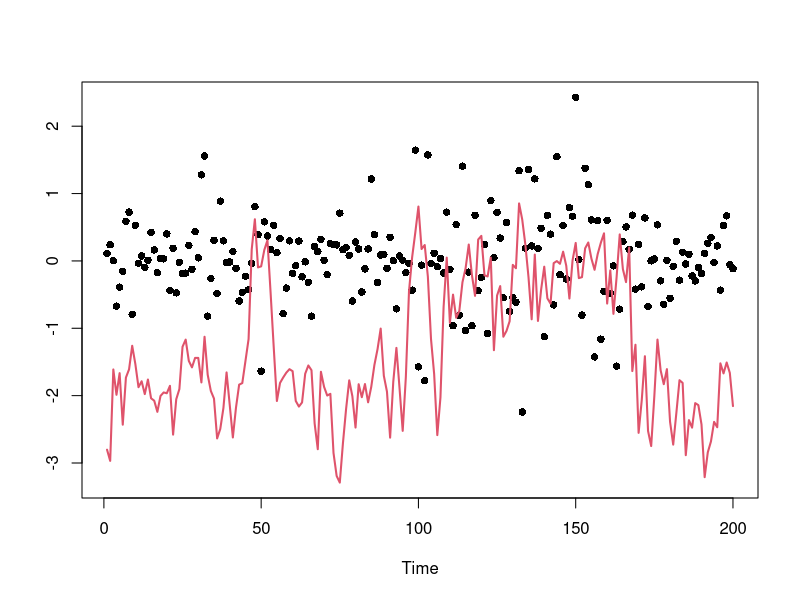
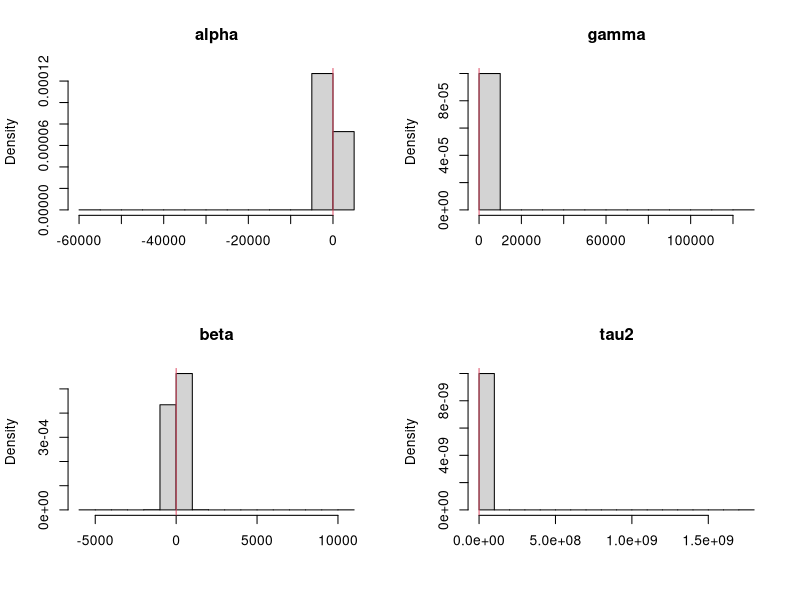
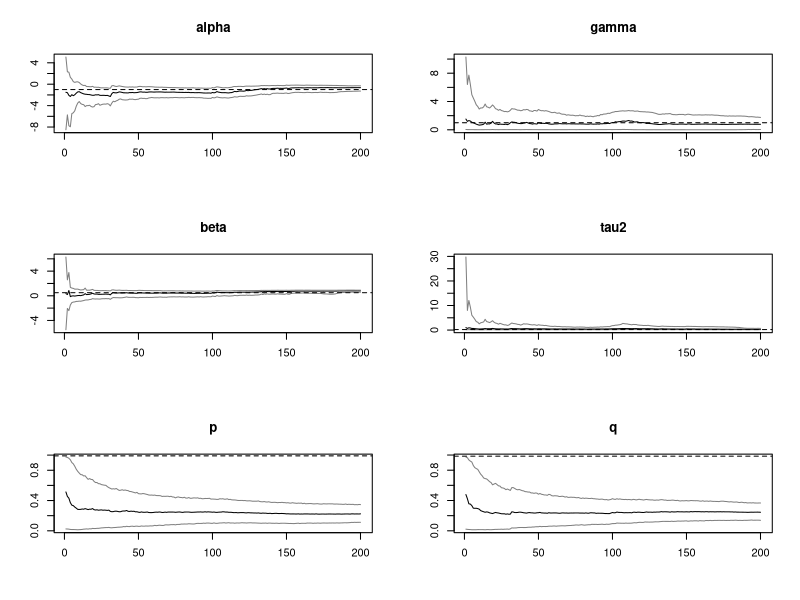
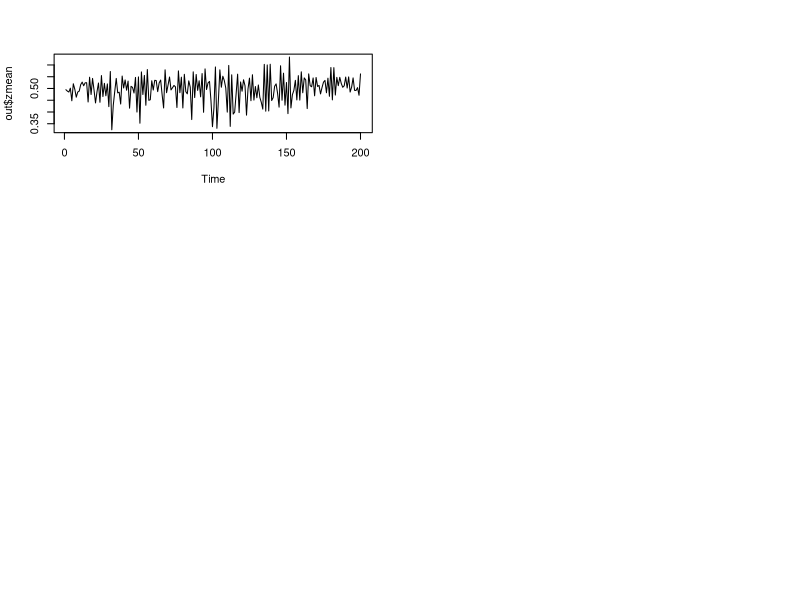
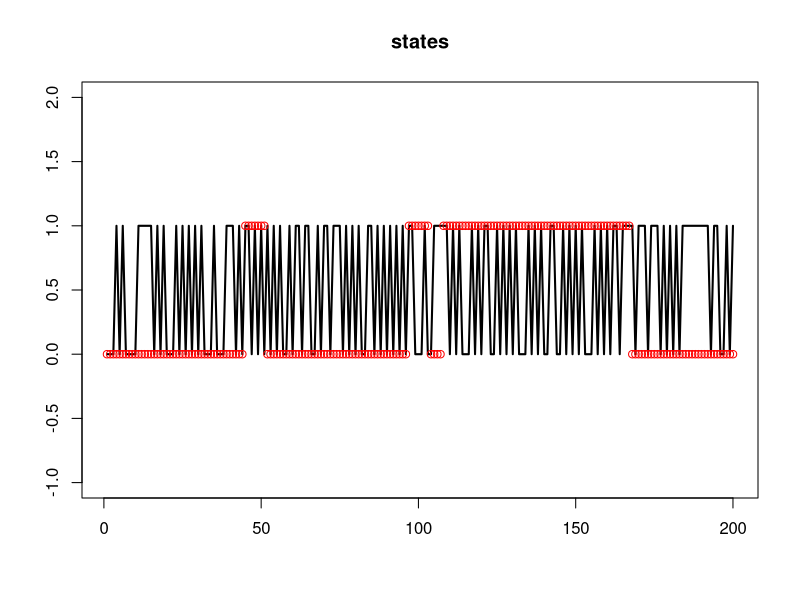

The R script that drew these images, in order:
library(msm)
svm.pl = function(y,alphas,betas,tau2s,ps,qs,xs,zs){#,b0,B0,c0,d0){
  n      = length(y)
  
  N      = length(xs)
  nmix   = 7  
  mu     = matrix(c(-11.40039,-5.24321,-9.83726,1.50746,-0.65098,0.52478,-2.35859),
                  N,nmix,byrow=TRUE)
  sig2   = matrix(c(5.795960,2.613690,5.179500,0.167350,0.640090,0.340230,1.262610),
                  N,nmix,byrow=TRUE)
  q      = matrix(c(0.007300,0.105560,0.000020,0.043950,0.340010,0.245660,0.257500),
                  N,nmix,byrow=TRUE) 
  
  quants = array(0,c(n,8,3))
  z      = log(y^2)
  #   z = y
  s      = matrix(0,N,15)
  zmean=rep(0,n)
  
  s[,1] = 1/B0[1]
  s[,2] = 0
  s[,3] = 0
  s[,4] = 1/B0[2]
  s[,5] = 0
  s[,6] = 1/B0[2]
  s[,7] = s[,1]*b0[1]+s[,2]*b0[2]+s[,3]*b0[3]
  s[,8] = s[,2]*b0[1]+s[,4]*b0[2]+s[,5]*b0[3]
  s[,9] = s[,3]*b0[1]+s[,5]*b0[2]+s[,6]*b0[3]
  s[,10] = c0
  s[,11] = d0
  s[,12] = 0
  s[,13] = 0
  s[,14] = 0
  s[,15] = 0
  blk.A = s[,4]*s[,6] - s[,5]^2
  blk.B = -(s[,2]*s[,6]-s[,3]*s[,5])
  blk.C = s[,2]*s[,5]-s[,3]*s[,5]
  #   blk.D = blk.B
  blk.E = s[,1]*s[,6]-s[,3]^2
  blk.F = -(s[,3]*s[,5]-s[,2]*s[,3])
  #   blk.G = blk.C
  #   blk.H = blk.F
  blk.I  = s[,1]*s[,4]-s[,2]^2
  
  m    = s[,1]*blk.A + s[,2] * blk.B + s[,3] * blk.C
  b1   = (s[,7]*blk.A + s[,8] * blk.B + s[,9] * blk.C)/m
  b2   = (s[,7]*blk.B + s[,8] * blk.E + s[,9] * blk.F)/m
  b3   = (s[,7]*blk.C + s[,8] * blk.F + s[,9] * blk.I)/m
  zs1 = zs
  for (t in 1:n){
    
    zo = zs1
    
#     print(zo)
    zero.index = zo == 0
    one.index = zo == 1
    ll = sum(zero.index)
#     print(zero.index)
#     print(1-ps[zero.index])
#     print(qs[one.index])
    zs[zero.index]     = rbinom(ll,1,1-ps[zero.index])
    zs[one.index]      = rbinom(N-ll,1,qs[one.index])
#     print(zs)
    #print(t)
#     mus1    = matrix(alphas+gammas+betas*xs,N,nmix)
#     mus    = matrix(alphas+betas*xs,N,nmix)
    mus = matrix(alphas+gammas*zs+betas*xs,N,nmix)
#     print(mus)
    #     print(mus[1,])
    #     scan(n=1)
        probs  = q*dnorm(z[t],mus+mu,sqrt(sig2+tau2s))
#     switch1 = qs*zs + (1-zs)*(1-ps)
#     switch0 = 1-switch1 #(1-zs)*ps + zs*(1-qs)
#     left = q*(dnorm(z[t],mus1+mu,sqrt(sig2+tau2s)))
#     right = q*(dnorm(z[t],mus+mu,sqrt(sig2+tau2s)))
#     probs = left*switch1+right*switch0
#     lefts = apply(left,1,sum)
#     rights = apply(right,1,sum)
#     weight = lefts*switch1+rights*switch0
        weight = apply(probs,1,sum)
    
    #     scan(n=1)
    k      = sample(1:N,size=N,replace=TRUE,prob=weight)
    #     print(probs[1,])
    #     scan(n=1)
    
    xs1    = xs[k]
    zs1    = zs[k]
#     print(zs1)
    probs  = probs[k,]
    mus    = mus[k,]
#     mus1   = mus1[k,]
    alphas = alphas[k]
    gammas = gammas[k]
    betas  = betas[k]
    tau2s  = tau2s[k]
    ps = ps[k]
    qs = qs[k]
    so     = s[k,]
    b1o  = b1[k]
    b2o  = b2[k]    
    b3o  = b3[k]
    
    

    
    
#     switch1 = qs*zs1 + (1-zs1)*(1-ps)
#     switch0 = 1-switch1 #(1-zs1)*ps + zs1*(1-qs)
    
    #     zs = zz[t+1,]
#     pp = lefts[k]*switch1/weight[k]
#     qq = rights[k]*switch0/weight[k]
    
    
    #     print(sum(pp<1))
    #     print(sum(qq<1))
    

    
    #     scan(n=1)
    #     print(zs)
    tau2ss = matrix(tau2s,N,nmix)
    vars   = 1/(1/sig2+1/tau2ss)
    sds    = sqrt(vars)
#     mus.temp = matrix(alphas+gammas*zs+betas*xs1,N,nmix)
    means  = vars*((z[t]-mu)/sig2 + mus/tau2ss)
    for (i in 1:N){
      comp  = sample(1:nmix,size=1,prob=probs[i,])
      xs[i] = rnorm(1,means[i,comp],sds[i,comp])
    }
    
    
    
    s[,1]  = so[,1] + 1
    s[,2]  = so[,2] + zs1
    s[,3]  = so[,3] + xs1
    s[,4]  = so[,4] + zs1^2
    s[,5]  = so[,5] + zs1*xs1
    s[,6]  = so[,6] + xs1^2
    s[,7]  = so[,7] + xs
    s[,8]  = so[,8] + xs*zs1
    s[,9]  = so[,9] + xs*xs1
    s[,10]  = so[,10] + 1
    
    zero.index = zo == 0
    one.index = zo == 1
    

    s[zero.index,12] = so[zero.index,12]+zo[zero.index]-zs1[zero.index]+1
    s[zero.index,13] = so[zero.index,13]+zs1[zero.index]
    s[one.index,14] = so[one.index,14]+zo[one.index]-zs1[one.index]
    s[one.index,15] = so[one.index,15]+zs1[one.index]-zo[one.index]+1
    
#     print(s[,12:15])
    blk.A = s[,4]*s[,6] - s[,5]^2
    blk.B = -(s[,2]*s[,6]-s[,3]*s[,5])
    blk.C = s[,2]*s[,5]-s[,3]*s[,4]
    #   blk.D = blk.B
    blk.E = s[,1]*s[,6]-s[,3]^2
    blk.F = -(s[,1]*s[,5]-s[,2]*s[,3])
    #   blk.G = blk.C
    #   blk.H = blk.F
    blk.I  = s[,1]*s[,4]-s[,2]^2
    
    
    # determinant of Binv matrix
    m    = s[,1]*blk.A + s[,2] * blk.B + s[,3] * blk.C
    
    # b_{t} =  inv(Binv_{t}) x (Binv_{t-1} * b_{t-1})     
    b1   = (s[,7]*blk.A + s[,8] * blk.B + s[,9] * blk.C)/m
    b2   = (s[,7]*blk.B + s[,8] * blk.E + s[,9] * blk.F)/m
    b3   = (s[,7]*blk.C + s[,8] * blk.F + s[,9] * blk.I)/m
    
    s[,11]  = so[,11] + (xs-b1-b2*zs1-b3*xs1)*xs + (b1o-b1)*so[,7]+(b2o-b2)*so[,8]+(b3o-b3)*so[,9]
    
    tau2s  = 1/rgamma(N,s[,10]/2,s[,11]/2)
    std    = sqrt(tau2s/m)
    
    norm   = cbind(rnorm(N,0,std),rnorm(N,0,std),rnorm(N,0,std))
    
    # cholesky decomposition of B, thus inv(Binv)    
    L11 = sqrt(blk.A)
    L21 = blk.B/L11
    L31 = blk.C/L11
    
    L22 = sqrt(blk.E - L21^2)
    L32 = (blk.F-L31*L21)/L22
    
    L33 = sqrt(blk.I - L31^2 - L32^2)
    
    alphas = b1 + L11*norm[,1]
    gammas = b2 + L21*norm[,1]+L22*norm[,2]
    #     gamma.mean = b2[b2>0]
    
    #     gammas = rtnorm(N,mean=b2,lower=0)
    betas  = b3 + L31*norm[,1] + L32 * norm[,2] + L33 * norm[,3]
    
    gamma.mean = b2 - 1/s[,4]*(s[,2]*(alphas-b1)+s[,5]*(betas-b3))
    gammas = rtnorm(N,gamma.mean,sd = sqrt(tau2s/s[,4]),lower=0)
    
    ps = rbeta(N,s[,12]+1,s[,13]+1)
    qs = rbeta(N,s[,15]+1,s[,14]+1)
#     print(ps)
#     print(qs)
#     scan(n=1)
    # Storing quantiles
    quants[t,1,] = quantile(alphas,c(0.025,0.5,0.975))
    quants[t,2,] = quantile(gammas,c(0.025,0.5,0.975))
    quants[t,3,] = quantile(betas,c(0.025,0.5,0.975))  
    quants[t,4,] = quantile(tau2s,c(0.025,0.5,0.975))  
    quants[t,5,] = quantile(ps,c(0.025,0.5,0.975))  
    quants[t,6,] = quantile(qs,c(0.025,0.5,0.975))  
    quants[t,7,] = quantile(zs,c(0.025,0.5,0.975))
    quants[t,8,] = quantile(exp(xs/2),c(0.025,0.5,0.975))
    zmean[t] =  mean(zs)
  }
  return(list(quants=quants,zmean=zmean))
}
PL = function(y,alphas,betas,tau2s,ps,qs,xs,zs){
  n      = length(y)
  N      = length(xs)
  quants = array(0,c(n,7,3))
  
  
  
  #   zz = matrix(zs,n,N)
  s  = matrix(0,N,15)
  # matrix Binv looks like
  # | s1   s2    s3 |
  # | s2   s4    s5 |
  # | s3   s5    s6 |
  
  s[,1] = 1/B0[1]
  s[,2] = 0
  s[,3] = 0
  s[,4] = 1/B0[2]
  s[,5] = 0
  s[,6] = 1/B0[2]
  s[,7] = s[,1]*b0[1]+s[,2]*b0[2]+s[,3]*b0[3]
  s[,8] = s[,2]*b0[1]+s[,4]*b0[2]+s[,5]*b0[3]
  s[,9] = s[,3]*b0[1]+s[,5]*b0[2]+s[,6]*b0[3]
  s[,10] = c0
  s[,11] = d0
  s[,12] = 1
  s[,13] = 1
  s[,14] = 1
  s[,15] = 1
  
  blk.A = s[,4]*s[,6] - s[,5]^2
  blk.B = -(s[,2]*s[,6]-s[,3]*s[,5])
  blk.C = s[,2]*s[,5]-s[,3]*s[,5]
  #   blk.D = blk.B
  blk.E = s[,1]*s[,6]-s[,3]^2
  blk.F = -(s[,3]*s[,5]-s[,2]*s[,3])
  #   blk.G = blk.C
  #   blk.H = blk.F
  blk.I  = s[,1]*s[,4]-s[,2]^2
  
  m    = s[,1]*blk.A + s[,2] * blk.B + s[,3] * blk.C
  b1   = (s[,7]*blk.A + s[,8] * blk.B + s[,9] * blk.C)/m
  b2   = (s[,7]*blk.B + s[,8] * blk.E + s[,9] * blk.F)/m
  b3   = (s[,7]*blk.C + s[,8] * blk.F + s[,9] * blk.I)/m
  
  
  for (t in 1:n){
    #     zs = zz[t,]
    # Resampling
    mus    = alphas+gammas+betas*xs
    stdevs = exp(mus/2)
    stdevs1 = exp((alphas+betas*xs)/2)
    weight = dnorm(y[t],0,stdevs)*(qs+(1-zs)*(1-ps)) + dnorm(y[t],0,stdevs1)*((1-zs)*ps+zs*(1-qs))
    #     weight = dnorm(y[t],0,stdevs)
    k      = sample(1:N,size=N,replace=T,prob=weight)
    alphas = alphas[k]
    betas  = betas[k]
    tau2s  = tau2s[k]
    gammas = gammas[k]
    ps = ps[k]
    qs = qs[k]
    
    mus    = mus[k]
    xs1    = xs[k]
    zs1    = zs[k]
    sig2s = exp(xs1)
    # Propagating
    vars   = 1/(1/sig2s+1/tau2s)
    sds    = sqrt(vars)
    means  =  vars*(mus/tau2s +y[t]/sig2s)
    zero.index = zs1 == 0
    one.index = zs1 == 1
    ll = sum(zero.index)
    #     zs = zz[t+1,]
    zs[zero.index]     = rbinom(ll,1,1-ps[zero.index])
    zs[one.index]      = rbinom(N-ll,1,qs[one.index])
    #     mus    = alphas+gammas*zs+betas*xs1
    xs     = rnorm(N,means,sds)
    xs = alphas+betas*xs + gammas*zs + rnorm(N,0,sqrt(tau2s))
    
    #     print(zs)
    #     print(qs)
    #     print(ps)
    so     = s[k,]
    #     print(s[,12:15])
    #     print(so[,12:15])
    #     print(k)
    #     scan(n=1)
    b1o  = b1[k]
    b2o  = b2[k] 
    b3o  = b3[k]
    # Updating sufficient stats
    s[,1]  = so[,1] + 1
    s[,2]  = so[,2] + zs1
    s[,3]  = so[,3] + xs1
    s[,4]  = so[,4] + zs1^2
    s[,5]  = so[,5] + zs1*xs1
    s[,6]  = so[,6] + xs1^2
    s[,7]  = so[,7] + xs
    s[,8]  = so[,8] + xs*zs1
    s[,9]  = so[,9] + xs*xs1
    s[,10]  = so[,10] + 1
    
    s[zero.index,12] = so[zero.index,12]+zs1[zero.index]-zs[zero.index]+1
    s[zero.index,13] = so[zero.index,13]+zs[zero.index]
    s[one.index,14] = so[one.index,14]+zs1[one.index]-zs[one.index]
    s[one.index,15] = so[one.index,15]+zs[one.index]-zs1[one.index]+1
    #     
    #     print(s[,12:15])
    #     print(zs1)
    #     print(zs)
    #     print(zs1[zero.index]-zs[zero.index]+1)
    #     print(zs[zero.index])
    #     print(zs1[one.index]-zs[one.index])
    #     print(zs[one.index]-zs1[one.index]+1)
    #     scan(n=1)
    blk.A = s[,4]*s[,6] - s[,5]^2
    blk.B = -(s[,2]*s[,6]-s[,3]*s[,5])
    blk.C = s[,2]*s[,5]-s[,3]*s[,4]
    #   blk.D = blk.B
    blk.E = s[,1]*s[,6]-s[,3]^2
    blk.F = -(s[,1]*s[,5]-s[,2]*s[,3])
    #   blk.G = blk.C
    #   blk.H = blk.F
    blk.I  = s[,1]*s[,4]-s[,2]^2
    
    
    #     ti = scan(n=1)
    #     print(s[ti,])
    
    
    # determinant of Binv matrix
    m    = s[,1]*blk.A + s[,2] * blk.B + s[,3] * blk.C
    
    #     AA = matrix(c(s[ti,1],s[ti,2],s[ti,3],s[ti,2],s[ti,4],s[ti,5],s[ti,3],s[ti,5],s[ti,6]),3,3)
    #     
    #     print(solve(AA))
    #     print(AA)
    #     print(matrix(c(blk.A[ti],blk.B[ti],blk.C[ti], blk.B[ti],blk.E[ti], blk.F[ti], blk.C[ti], blk.F[ti], blk.I[ti]),3,3)/m[ti])
    #      print(c(blk.A[1]/m[1],blk.B[1]/m[1],blk.C[1]/m[1]))
    #      print(solve(AA))
    # b_{t} =  inv(Binv_{t}) x (Binv_{t-1} * b_{t-1})     
    b1   = (s[,7]*blk.A + s[,8] * blk.B + s[,9] * blk.C)/m
    b2   = (s[,7]*blk.B + s[,8] * blk.E + s[,9] * blk.F)/m
    b3   = (s[,7]*blk.C + s[,8] * blk.F + s[,9] * blk.I)/m
    #
    
    #     print('b2')
    #     print((s[,7]*blk.B)[ti])
    # print((blk.F)[ti])
    # print((s[,9])[ti])
    #     print(m[ti])
    #     print(b2[ti])
    #     F.new = rbind(1,zs1[ti],xs1[ti])
    #     C.old = diag(B0,3)
    #     Q = 1
    # #     print(zs1[ti])
    #     D1 = t(F.new) %*% C.old%*% F.new + Q 
    #       
    #       
    #       #       C0 = diag(B0,2)
    #       #       print( C0 %*%F.new[,j]  %*% solve(D1) %*% (xs[1]-t(F.new[,j])%*%b0))
    #       CF = C.old %*% F.new
    # #       
    #       D.new = t(F.new)  %*% CF +Q
    #       D.inv = solve(D.new)
    # #       print(D.inv)
    #     
    #       m.old = b0
    # #       print(D.new)
    # #       print(CF %*% D.inv %*% (xs[j]-t(F.new[,j]) %*% m.old[j,]))
    # #       m.old = m.old + CF %*% D.inv %*% (xs[1]-t(F.new) %*% m.old)
    # #     print(D.inv %*% (xs[3]-t(F.new) %*% m.old))
    #     
    #       C.old = C.old - CF %*% D.inv  %*% t(F.new) %*% C.old
    #       d0 = d0 + t(xs[ti]-t(F.new)%*% m.old)%*% D.inv %*% (xs[ti]-t(F.new) %*% m.old)
    #     m.old = m.old + CF %*% D.inv %*% (xs[ti]-t(F.new) %*% m.old)
    #     print(d0)
    #     print(C.old)
    #     print(chol(C.old))
    #     print(m.old)
    #     print(c(b1[ti],b2[ti],b3[ti]))
    #     print(F.new)
    #     print(m.old)
    #     print(c(b1o[3],b2o[3],b3o[3]))
    #     print(c(zs1[3],xs1[3]))
    #     print(((xs-b1-b2*zs1-b3*xs1)*xs+(b1o-b1)*so[,7]+(b2o-b2)*so[,8]+(b3o-b3)*so[,9])[3])
    #       print(m.old)
    #     print(c(b1[1],b2[1],b3[1]))
    #     scan(n=1)
    #     
    #print(xs)
    s[,11]  = so[,11] + (xs-b1-b2*zs1-b3*xs1)*xs + (b1o-b1)*so[,7]+(b2o-b2)*so[,8]+(b3o-b3)*so[,9]
    #     print(s[ti,11])
    tau2s  = 1/rgamma(N,s[,10]/2,s[,11]/2)
    std    = sqrt(tau2s/m)
    
    norm   = cbind(rnorm(N,0,std),rnorm(N,0,std),rnorm(N,0,std))
    
    # cholesky decomposition of B, thus inv(Binv)
    
    L11 = sqrt(blk.A)
    #     print(L11[ti])
    L21 = blk.B/L11
    #     print(L21[ti])
    L31 = blk.C/L11
    #     print(L31[ti])
    
    L22 = sqrt(blk.E - L21^2)
    #     print(L22[ti])
    L32 = (blk.F-L31*L21)/L22
    #     print(L32[ti])
    L33 = sqrt(blk.I - L31^2 - L32^2)
    #     print(L33[ti]))
    
    alphas = b1 + L11*norm[,1]
    gammas = b2 + L21*norm[,1]+L22*norm[,2]
    #     gamma.mean = b2[b2>0]
    
    #     gammas = rtnorm(N,mean=b2,lower=0)
    betas  = b3 + L31*norm[,1] + L32 * norm[,2] + L33 * norm[,3]
    
    #     gamma.mean = b2 - 1/s[,4]*(s[,2]*(alphas-b1)+s[,5]*(betas-b3))
    #     gammas = rtnorm(N,gamma.mean,sd = sqrt(tau2s/s[,4]),lower=0)
    
    ps = rbeta(N,s[,12]+1,s[,13]+1)
    qs = rbeta(N,s[,15]+1,s[,14]+1)
    # Storing quantiles
    quants[t,1,] = quantile(alphas,c(0.025,0.5,0.975))
    quants[t,2,] = quantile(gammas,c(0.025,0.5,0.975))
    quants[t,3,] = quantile(betas,c(0.025,0.5,0.975))  
    quants[t,4,] = quantile(tau2s,c(0.025,0.5,0.975))  
    quants[t,5,] = quantile(ps,c(0.025,0.5,0.975))  
    quants[t,6,] = quantile(qs,c(0.025,0.5,0.975))  
    quants[t,7,] = quantile(zs,c(0.025,0.5,0.975))
    
  }
  
  return(quants)
}

# Simulated data
# set.seed(98765)
n     =  200
alpha =  -1
gamma = 1
beta  =  0.5
tau2  =  .2
#sig2  =  1.0
tau   = sqrt(tau2)
p0 = .99
q0 = .985

x     = rep(alpha/(1-beta),n+1)
S = rep(0,n+1)
S[1] = rbinom(1,1,p0/(1-q0)/100)
true  = c(alpha,gamma,beta,tau2,p0,q0)
names = c("alpha","gamma","beta","tau2","p","q")

# S = c(1,1,1,1,1,0,0,0,0,0,0)
for (t in 2:(n+1))
{
  if (S[t-1] == 0)
    S[t] = rbinom(1,1,1-p0)
  if (S[t-1] == 1)
    S[t] = rbinom(1,1,q0)
  
  x[t] = alpha+gamma*S[t]+beta*x[t-1]+tau*rnorm(1)}
x = x[2:(n+1)]
y = rnorm(n,0,exp(x/2))
print(S)
par(mfrow=c(1,1))
plot(y,ylim=range(x,y),xlab="Time",ylab="",main="",pch=16)
lines(x,col=2,lwd=2)

# data = read.csv('OILPRICE.csv')
# prices = data[,2]
# n = length(prices)
# returns = diff(prices)/prices[1:(n-1)]
# logreturns = log(prices[2:n]/prices[1:(n-1)])[300:(n-1)]
# n = length(logreturns)
# y = returns[300:n]+rnorm(n-299,0,.00001)
# Prior hyperparameters
# ---------------------
m0    = 0.0


C0 = 10
c0    = 1
d0    = 1
tau20 = tau2
b0    = c(alpha,gamma,beta)
B0    = c(1,1,1)/tau20
sC0   = sqrt(C0)
sB0   = sqrt(B0)

# ONE LONG PL FILTER
# ------------------
# set.seed(246521)
N      = 10000
xs     = rnorm(N,m0,sC0)
zs = rbinom(N,1,.5)
tau2s  = 1/rgamma(N,c0/2,d0/2)
taus   = sqrt(tau2s)
alphas = rnorm(N,b0[1],taus*sB0[1])
gammas = rtnorm(N,b0[2],taus*sB0[2],lower=0)
betas  = rnorm(N,b0[3],taus*sB0[3])
ps  = rbeta(N,1,1)
qs = rbeta(N,1,1)
pars   = cbind(alphas,gammas,betas,tau2s,ps,qs)
par(mfrow=c(2,2))
for (i in 1:4){
  hist(pars[,i],prob=TRUE,xlab="",main=names[i])
  abline(v=true[i],col=2)
}
print(date())
# plm    = PL(y,alphas,betas,tau2s,ps,qs,xs,zs)
out   = svm.pl(y,alphas,betas,tau2s,ps,qs,xs,zs)
plm = out$quants

print(date())
cols = c(grey(0.5),1,grey(0.5))
ind  = 1:length(y)
n1   = length(ind)
par(mfrow=c(3,2))
for (i in 1:6){
  ts.plot(plm[ind,i,],xlab="",ylab="",main=names[i],col=cols,ylim=range(plm[ind,i,]))
  abline(h=true[i],lty=2)
}


# par(mfrow=c(1,1))
# ts.plot(cbind(2*plm[,8,2],-2*plm[,8,2]))
# lines(returns*100,col='red')

ts.plot(out$zmean)
par(mfrow=c(1,1))
ts.plot(plm[,7,2],xlab="",ylab="",main="states",col=1,ylim=c(-1,2),lwd=2)
points(S[2:(n+1)],col='red',ylim=c(-1,2),lwd=1)


# Particle filters
# ----------------
# set.seed(246521)
# N    = 1000
# nsim = 100
# a    = 0.95
# qs   = array(0,c(nsim,n,4,3))
# for (s in 1:nsim){
#   print(s)
#   xs         = rnorm(N,m0,sC0)
#   tau2s      = 1/rgamma(N,c0/2,d0/2)
#   taus       = sqrt(tau2s)
#   alphas     = rnorm(N,b0[1],taus*sB0[1])
#   betas      = rnorm(N,b0[2],taus*sB0[2])
# #   qs[1,s,,,] = LW(y,alphas,betas,tau2s,sig2s,xs,a)
# #   qs[2,s,,,] = Storvik(y,alphas,betas,tau2s,sig2s,xs)
#   qs[s,,,] = PL(y,alphas,betas,tau2s,xs) 
# }
# 
# 
# 
# cols = c(grey(0.5),1,grey(0.5))
# ind  = 10:n
# n1   = length(ind)
# par(mfrow=c(2,2))
# for (i in 1:4){
#   ts.plot(qs[50,,i,],xlab="",ylab="",main=names[i],col=cols,ylim=range(plm[ind,i,]))
#   abline(h=true[i],lty=2)
# }
# 
# 
# # Mean square error
# quants = c("2.5th","50th","97.5th")
# filter = "PL"
# mse    = array(0,c(n1,4,3))
#   for (k in 1:3) 
#     for (i in 1:nsim) 
#       mse[,k,]=mse[,k,]+(qs[i,ind,k,]-plm[ind,k,])^2
# sq.mse = sqrt(mse/nsim)  
# 
# 
# cols = c(grey(0.75),grey(0.5),grey(0.75))
# #cols = c(3,2,5)
# par(mfrow=c(3,1))
# for (k in 1:3){
#   L = min(qs[,ind,k,])
#   U = max(qs[,ind,k,])
# 
#     plot(qs[1,,k,1],ylab=names[k],xlab="Time",main=filter,ylim=c(L,U),type="l",col=cols[1])
#     for (i in c(1,3,2)) for (j in 1:nsim) lines(qs[j,,k,i],col=cols[i])
#     for (i in c(1,3,2)) lines(plm[,k,i],lwd=1,col=1)  
#   
# }  
# 
# 
# 
# cols = c(grey(0.3),gray(0.5),grey(0.7))
# U    = c(0.275,0.175,0.45,1.25)
# par(mfrow=c(2,2))
# for (i in 1:3){
#   boxplot(sq.mse[1,,i,1],sq.mse[2,,i,1],sq.mse[3,,i,1],
#           sq.mse[1,,i,2],sq.mse[2,,i,2],sq.mse[3,,i,2],
#           sq.mse[1,,i,3],sq.mse[2,,i,3],sq.mse[3,,i,3],
#           outline=FALSE,ylab="Root MSE",xlab="Percentile",axes=FALSE,col=cols,ylim=c(0,U[i]))
#   axis(2);axis(1,at=c(2,5,8),lab=quants);box()
#   abline(v=3.5)
#   abline(v=6.5)
#   title(names[i])
# }
# #legend(0.5,1.2,legend=filters,col=cols,cex=1.25,lwd=c(4,4,4),lty=c(1,1,1),bty="n")
# 
# 





################ ETC
# 
# for (j in 1:N){
#   D1 = F.new[,j] %*% C.old[j,,]%*% F.new[,j] + Q 
#   
#   print(D1)
#   #       C0 = diag(B0,2)
#   #       print( C0 %*%F.new[,j]  %*% solve(D1) %*% (xs[1]-t(F.new[,j])%*%b0))
#   CF = C.old[j,,] %*% F.new[,j]
#   
#   D.new = t(F.new[,j])  %*% CF +Q
#   D.inv = solve(D.new)
#   print(D.new)
#   print(CF %*% D.inv %*% (xs[j]-t(F.new[,j]) %*% m.old[j,]))
#   m.old[j,] = m.old[j,] + CF %*% D.inv %*% (xs[j]-t(F.new[,j]) %*% m.old[j,])
#   C.old[j,,] = C.old[j,,] - CF %*% D.inv  %*% t(F.new[,j]) %*% C.old[j,,]
#   print(m.old[1,])
#   print(b1[1])
#   print(b2[1])
#   scan(n=1)
# }
